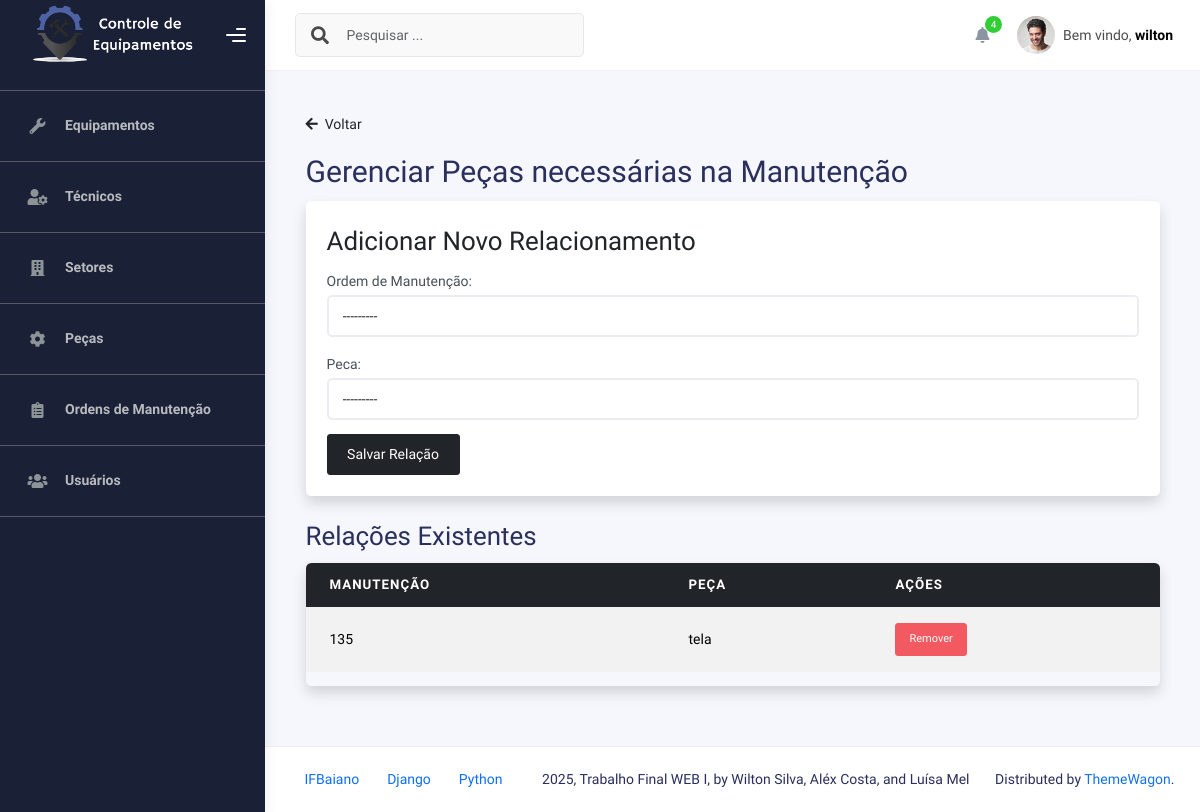
The app's page /gerenciar_pecas_manutencao/ (signed in), older data.
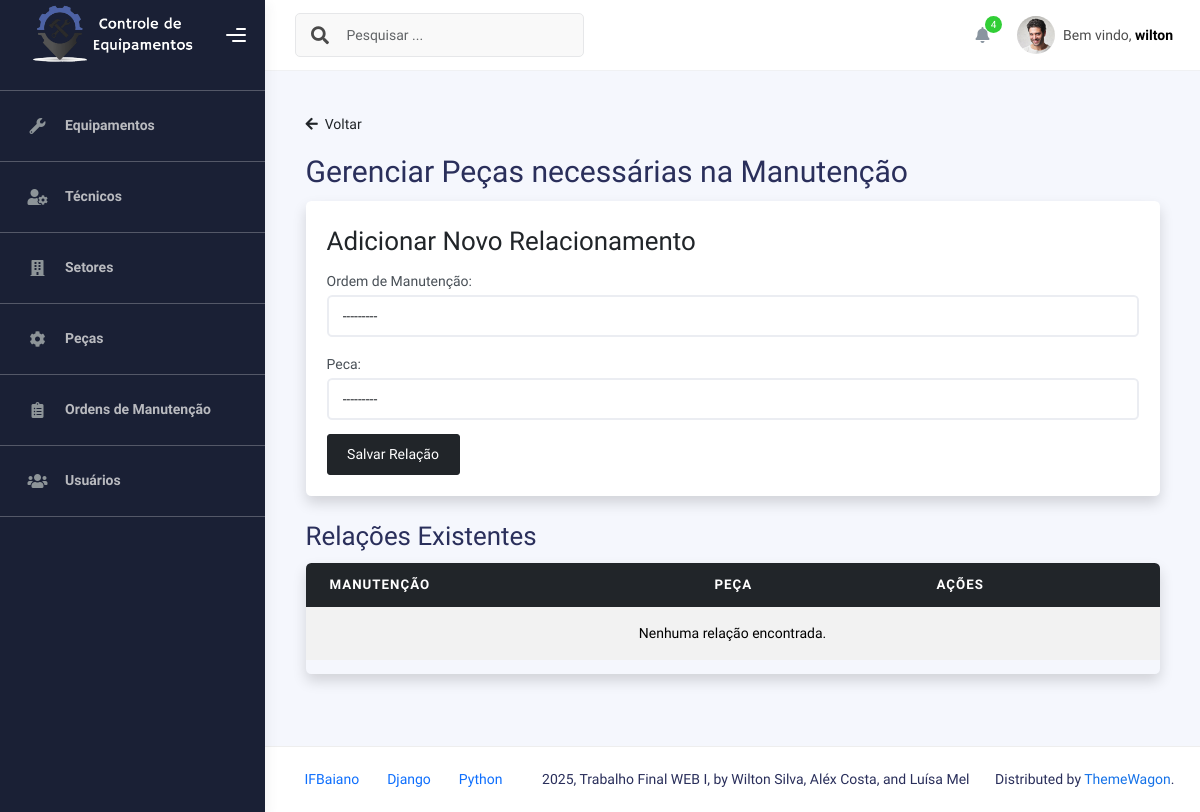
The same page, newer data.
### Manutencoes/models.py (models this page shows, shortened)
class PecasManutencao(models.Model):
    ordem_manutencao = models.ForeignKey(
        OrdemManutencao,
        on_delete=models.CASCADE,
        related_name="pecas"
    )
    peca = models.ForeignKey('Pecas.Peca', on_delete=models.CASCADE)
    class Meta:
        unique_together = ('ordem_manutencao', 'peca')
        verbose_name = "Peça de Manutenção"
        verbose_name_plural = "Peças de Manutenção"

class OrdemManutencao(models.Model):
    TIPO_CHOICES = [
        ("Preventiva", "Preventiva"),
        ("Corretiva", "Corretiva"),
    ]
    STATUS_CHOICES = [
        ("Pendente", "Pendente"),
        ("Em andamento", "Em andamento"),
        ("Concluida", "Concluída"),
    ]
    numero_ordem       = models.CharField("Número da Ordem", max_length=20, unique=True, blank=True)
    data_solicitacao   = models.DateField("Data da Solicitação")
    tipo               = models.CharField("Tipo", max_length=10, choices=TIPO_CHOICES)
    descricao_problema = models.TextField("Descrição do Problema")
    status             = models.CharField("Status", max_length=12, choices=STATUS_CHOICES, default="Pendente")
    equipamento        = models.ForeignKey(
        Equipamento,
        on_delete=models.CASCADE,
        related_name="ordens_manutencao"
    )
    tecnico_responsavel = models.ForeignKey(
        Tecnico,
        on_delete=models.CASCADE,
        related_name="ordens_manutencao"
    )
    class Meta:
        ordering = ["-data_solicitacao"]
        verbose_name = "Ordem de Manutenção"
        verbose_name_plural = "Ordens de Manutenção"
    def __str__(self):
        return f"{self.numero_ordem} – {self.get_tipo_display()} ({self.get_status_display()})"

### Pecas/models.py (models this page shows)
class Peca(models.Model):
    nome_da_peca = models.CharField(max_length=100)
    codigo = models.CharField(max_length=100)
    fabricante = models.CharField(max_length=100)
    estoque = models.IntegerField()
    data_da_ultima_compra = models.DateField()
    def __str__(self):
        return f"{self.nome_da_peca} ({self.codigo})"

### Manutencoes/views.py (the view)
# urls.py: path('gerenciar_pecas_manutencao/', manutencao_views.gerenciar_pecas_manutencao, name='gerenciar_pecas_manutencao'),
@login_required
@permission_required('Manutencoes.view_pecasmanutencao', raise_exception=True)
@permission_required('Manutencoes.add_pecasmanutencao', raise_exception=True)
@permission_required('Manutencoes.change_pecasmanutencao', raise_exception=True)
def gerenciar_pecas_manutencao(request):
    peca_manutencao = PecasManutencao.objects.select_related('ordem_manutencao', 'peca').all()
    form = PecasManutencaoForm()
    if request.method == 'POST':
        form = PecasManutencaoForm(request.POST)
        if form.is_valid():
            form.save()
            return HttpResponseRedirect(reverse('gerenciar_pecas_manutencao'))
    return render(request, 'manutencao/gerenciar_pecas_manutencao.html', {
        'peca_manutencao': peca_manutencao,
        'form': form
    })

### Manutencoes/forms.py
class PecasManutencaoForm(forms.ModelForm):
    ordem_manutencao = forms.ModelChoiceField(
        queryset=PecasManutencao.ordem_manutencao.field.related_model.objects.all(),
        label="Ordem de Manutenção",
        widget=forms.Select(attrs={'class': 'form-control'})
    )
    peca = forms.ModelChoiceField(
        queryset=Peca.objects.all(),
        widget=forms.Select(attrs={'class': 'form-control'})
    )
    class Meta:
        model = PecasManutencao
        fields = ['ordem_manutencao', 'peca']

### templates/manutencao/gerenciar_pecas_manutencao.html (shortened to what this page needs)
{% extends "_base.html" %}
{% block content %}
<div class="container mt-4">
    <a href="/manutencoes/" class="text-decoration-none text-dark mb-3 d-inline-block">
        <i class="fas fa-arrow-left me-1"></i> Voltar
    </a>
    <h1>Gerenciar Peças necessárias na Manutenção</h1>
    <div class="card p-4 shadow rounded mb-4">
        <h2>Adicionar Novo Relacionamento</h2>
        <form method="post">
            {{ form.as_p }}
            <button type="submit" class="btn btn-dark">Salvar Relação</button>
        </form>
    </div>
    <h2>Relações Existentes</h2>
    <div class="table-responsive shadow rounded">
        <table class="table table-striped table-hover align-middle">
            <thead class="table-dark">
                <tr>
                    <th>Manutenção</th>
                    <th>Peça</th>
                    <th>Ações</th>
                </tr>
            </thead>
            <tbody>
                {% for relacao in peca_manutencao %}
                <tr>
                    <td>{{ relacao.ordem_manutencao.numero_ordem }}</td>
                    <td>{{ relacao.peca.nome_da_peca }}</td>
                    <td>
                        <a href="/delete_pecas_manutencao/{{ relacao.id }}" class="btn btn-sm btn-danger">Remover</a>
                    </td>
                </tr>
                {% empty %}
                <tr>
                    <td colspan="3" class="text-center">Nenhuma relação encontrada.</td>
                </tr>
                {% endfor %}
            </tbody>
        </table>
    </div>
</div>
{% endblock %}

Row changes from the older to the newer data that the page shows:
removed PecasManutencao: ordem_manutencao.numero_ordem "135", peca.nome_da_peca "tela"
Text that changed along with them:
text now shown: "Nenhuma relação encontrada."
